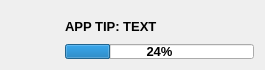
<?xml version="1.0" encoding="UTF-8"?>
<ui version="4.0">
 <class>TTips_form</class>
 <widget class="QDialog" name="TTips_form">
  <property name="geometry">
   <rect>
    <x>0</x>
    <y>0</y>
    <width>265</width>
    <height>66</height>
   </rect>
  </property>
  <property name="font">
   <font>
    <pointsize>10</pointsize>
    <weight>75</weight>
    <bold>true</bold>
   </font>
  </property>
  <property name="windowTitle">
   <string>Tips</string>
  </property>
  <layout class="QHBoxLayout" name="horizontalLayout">
   <item>
    <widget class="QWidget" name="widget" native="true">
     <property name="sizePolicy">
      <sizepolicy hsizetype="Fixed" vsizetype="Preferred">
       <horstretch>0</horstretch>
       <verstretch>0</verstretch>
      </sizepolicy>
     </property>
     <property name="minimumSize">
      <size>
       <width>48</width>
       <height>48</height>
      </size>
     </property>
    </widget>
   </item>
   <item>
    <layout class="QVBoxLayout" name="verticalLayout_2">
     <property name="topMargin">
      <number>4</number>
     </property>
     <item>
      <widget class="QLabel" name="label">
       <property name="text">
        <string>APP TIP: TEXT</string>
       </property>
       <property name="alignment">
        <set>Qt::AlignLeading|Qt::AlignLeft|Qt::AlignVCenter</set>
       </property>
       <property name="wordWrap">
        <bool>true</bool>
       </property>
      </widget>
     </item>
     <item>
      <widget class="QProgressBar" name="progressBar">
       <property name="sizePolicy">
        <sizepolicy hsizetype="Expanding" vsizetype="Minimum">
         <horstretch>0</horstretch>
         <verstretch>0</verstretch>
        </sizepolicy>
       </property>
       <property name="minimumSize">
        <size>
         <width>0</width>
         <height>15</height>
        </size>
       </property>
       <property name="maximumSize">
        <size>
         <width>16777215</width>
         <height>15</height>
        </size>
       </property>
       <property name="value">
        <number>24</number>
       </property>
      </widget>
     </item>
    </layout>
   </item>
  </layout>
 </widget>
 <resources/>
 <connections/>
</ui>
